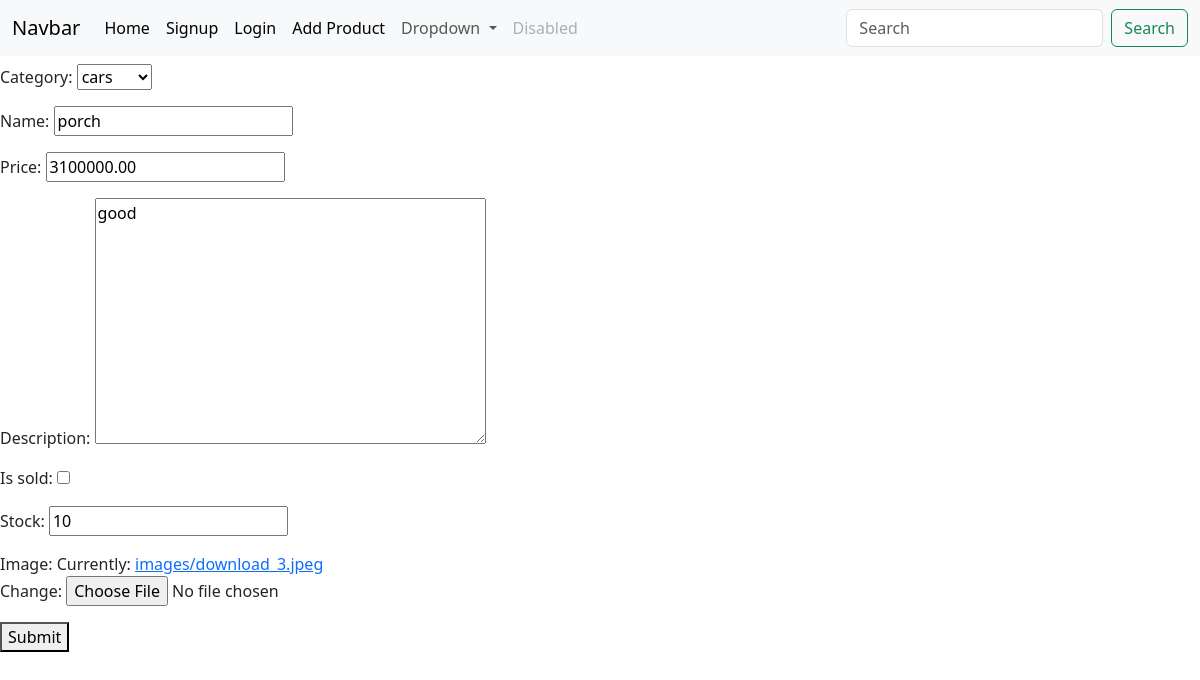
The app's page /edit-item/1/ (signed in) with its own data.
### money/models.py (models this page shows, shortened)
class Product(models.Model):
    category = models.ForeignKey(Category, related_name="products", on_delete=models.CASCADE)
    name = models.CharField(max_length=100)
    price = models.DecimalField(decimal_places=2, max_digits=10)
    description = models.TextField()
    is_sold = models.BooleanField(default=False)
    stock = models.IntegerField()
    created_by = models.ForeignKey(User, related_name="products", on_delete=models.CASCADE)
    created_at = models.DateTimeField(auto_now_add=True)
    modified_at = models.DateTimeField(auto_now=True)
    image = models.ImageField(upload_to="images")

class Category(models.Model):
    name = models.CharField(max_length=200)
    class Meta:
        verbose_name_plural = "Categories"
        ordering = ["name"]
    def __str__(self):
        return self.name

### money/views.py (the view)
# urls.py: path("edit-item/<int:pk>/", views.edit_item, name="edit"),
@login_required
def edit_item(request, pk):
    product = get_object_or_404(Product, pk=pk, created_by=request.user)
    form = AddProductForm(instance=product)
    if request.method == "POST":
        form = AddProductForm(request.POST, request.FILES, instance=product)
        if form.is_valid():
            form.save()
        return redirect("money:home")
    context = {
        "form": form,
        "product": product
        }
    return render(request, "money/form.html", context)

### money/forms.py
class AddProductForm(forms.ModelForm):
    class Meta:
        model = Product
        fields = ["category", "name", "price", "description", "is_sold", "stock", "image"]

### templates/money/form.html (shortened to what this page needs)
{% extends "money/base.html" %}
{% block content %}
    <form action="" method="POST" enctype="multipart/form-data">
        {{ form.as_p }}
        <button type="submit">Submit</button>
    </form>
{% endblock content %}

### records on screen
Product: category "cars", price "3100000.00", description "good", stock "10"
Category: name "porch"
